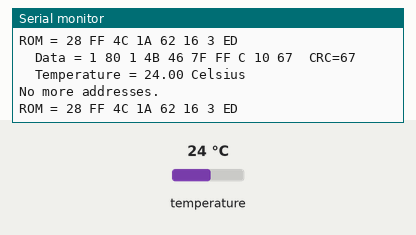
This sketch was run on a simulated Arduino Uno, built with avr-gcc and run on an emulated ATmega328P. On the bench: the last lines printed to the serial monitor. The inputs (shaded band) are chosen by the test bench; at power-on: temperature 24 °C.

Above: at 3.1 s.
3.2 s: temperature set to 12 °C
At 3.86 s:
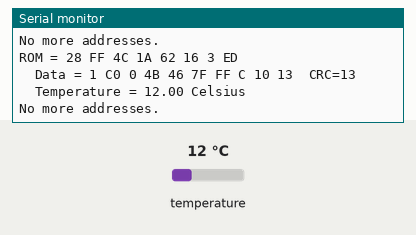
6.4 s: temperature set to 28 °C
At 7.3 s:
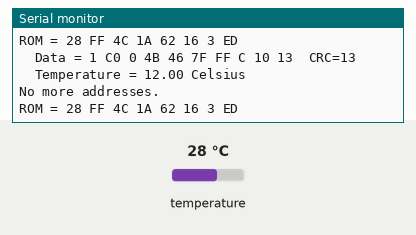
10.3 s: temperature set to 33 °C
At 11.2 s:
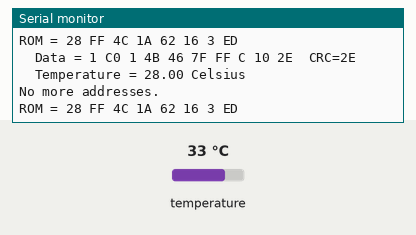
14.2 s: temperature set to 7 °C
At 15.0 s:
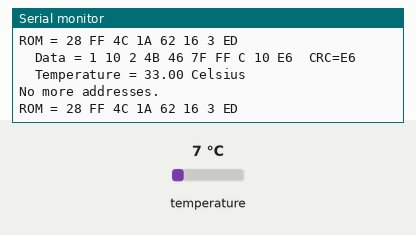
18.1 s: temperature set to 10 °C
At 19.0 s:
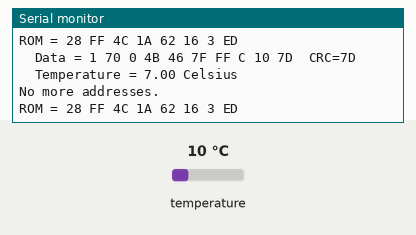
22.0 s: temperature set to 8 °C
At 23.0 s:
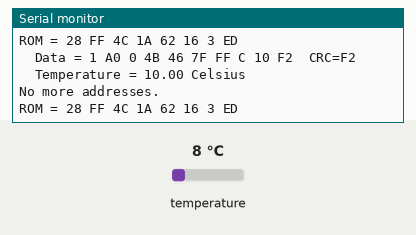
Timing chart, 0 to 25.0 s (numbered marks = the images above; inputs shaded):
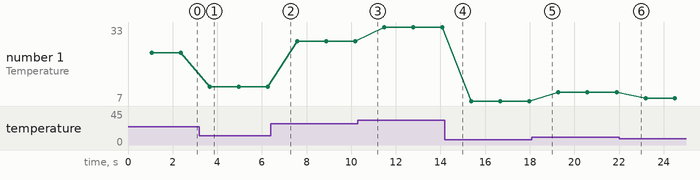

The sketch:

ReadTemp.ino
```cpp
#include <OneWire.h>


// Read Temperature from DS18S20 with OneWire Protocol
//
// Warning : Parasite power is ON


OneWire  ds(10);  // on pin 10 (a 4.7K resistor is necessary)

void setup(void) {
  Serial.begin(9600);
}

void loop(void) {
  byte i;
  byte present = 0;
  byte type_s;
  byte data[12];
  byte addr[8];
  float celsius;

  if ( !ds.search(addr)) {
    Serial.println("No more addresses.");
    Serial.println();
    ds.reset_search();
    delay(250);
    return;
  }

  Serial.print("ROM =");
  for( i = 0; i < 8; i++) {
    Serial.write(' ');
    Serial.print(addr[i], HEX);
  }

  if (OneWire::crc8(addr, 7) != addr[7]) {
      Serial.println("CRC is not valid!");
      return;
  }
  Serial.println();

  // Check if chip is DS18B20
  if(addr[0]!=0x28)
  {
    Serial.println("Chip is not DS18B20");
      return;
  }


  ds.reset();
  ds.select(addr);
  ds.write(0x44,1);        // start conversion

  delay(1000);     // maybe 750ms is enough, maybe not
  // we might do a ds.depower() here, but the reset will take care of it.

  present = ds.reset();
  ds.select(addr);
  ds.write(0xBE);         // Read Scratchpad

  Serial.print("  Data = ");
  Serial.print(present, HEX);
  Serial.print(" ");
  for ( i = 0; i < 9; i++) {           // we need 9 bytes
    data[i] = ds.read();
    Serial.print(data[i], HEX);
    Serial.print(" ");
  }
  Serial.print(" CRC=");
  Serial.print(OneWire::crc8(data, 8), HEX);
  Serial.println();

  // Convert the data to actual temperature
  float raw = (data[1] << 8) | data[0];
  celsius = raw / 16.0;

  Serial.print("  Temperature = ");
  Serial.print(celsius);
  Serial.println(" Celsius");
}
```

Measured:
- after the input at 3.2 s, the serial monitor: prints a new line after 0.42 s (image 1)
- plotted number 1: 24 → 12 after the input at 3.2 s, 28 → 33 after the input at 10.3 s, 10 → 8 after the input at 22.0 s
